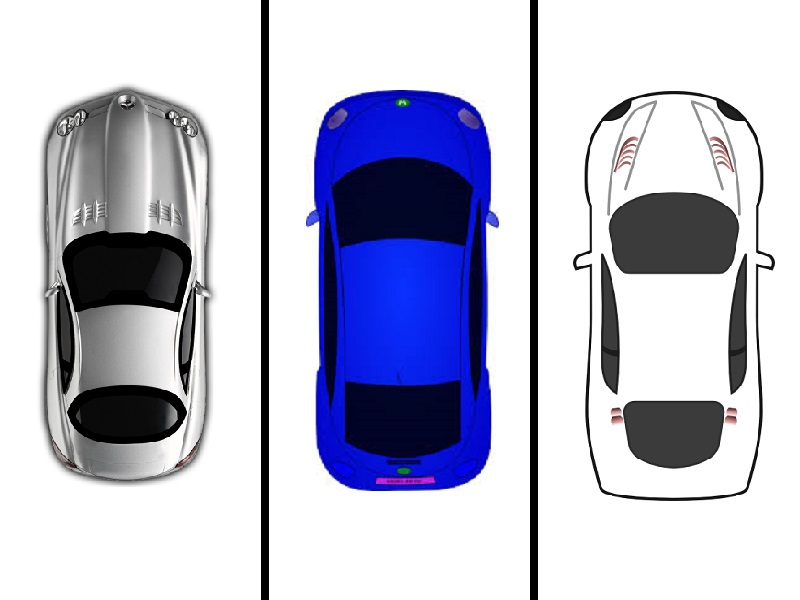
#> input picture estaciona3.jpg, 800 x 600 px
$ python -i estaciona.py   (imports and definitions only)
#> lines starting #> are read from the running program, lines starting #| are printed output that depends on the picture
# coding: utf-8
# Autor: Ricardo Antonello
# Site: cv.antonello.com.br
# E-mail: ricardo@antonello.com.br

# import the necessary packages
import time
import cv2
# [1 line not run here, left out]
import numpy as np
from matplotlib import pyplot as plt

#import os
#import sys
#print(sys.executable)

threshold_GLOBAL = 160

# [52 lines left out: functions texto, exibe, filtros, imprime_hist, not called in this run]

def equaliza_imagem_colorida(img): #recebe em RGB
    frame = cv2.cvtColor(img.copy(), cv2.COLOR_RGB2YCrCb)    # makes the blues image look real colored
#> frame: shape (600, 800, 3); mean of channels 0, 1, 2 191.2, 125.8, 137.8
    i_YCrCb = frame.copy()
    c0,c1,c2 = cv2.split(frame)
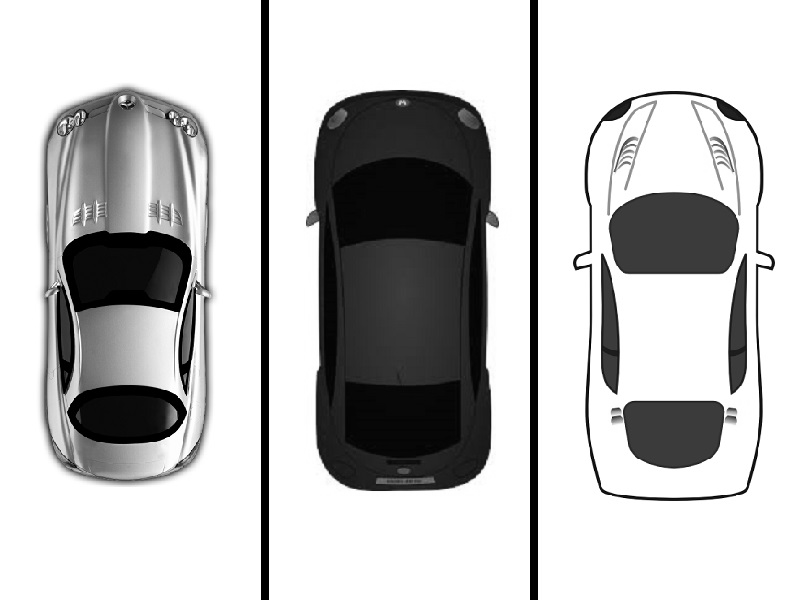
#> c0: shape (600, 800); min 0, max 255, mean 191.2
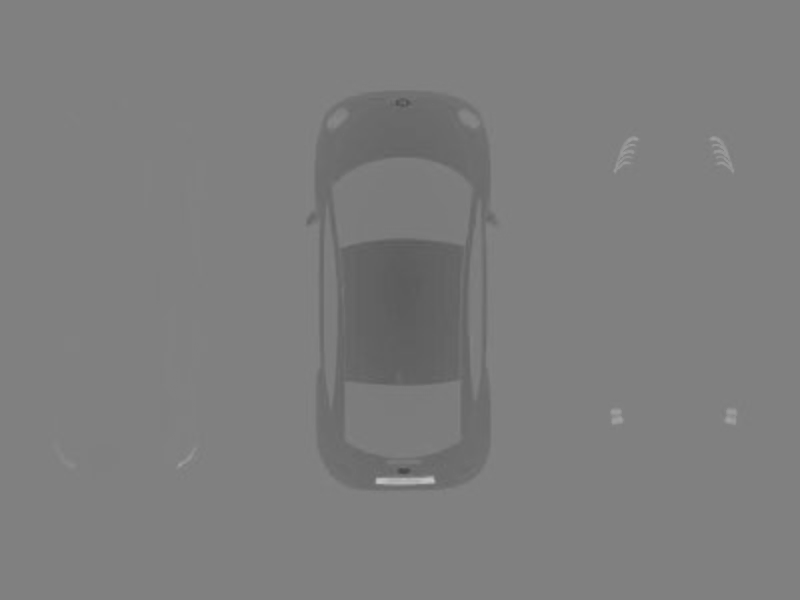
#> c1: shape (600, 800); min 72, max 199, mean 125.8
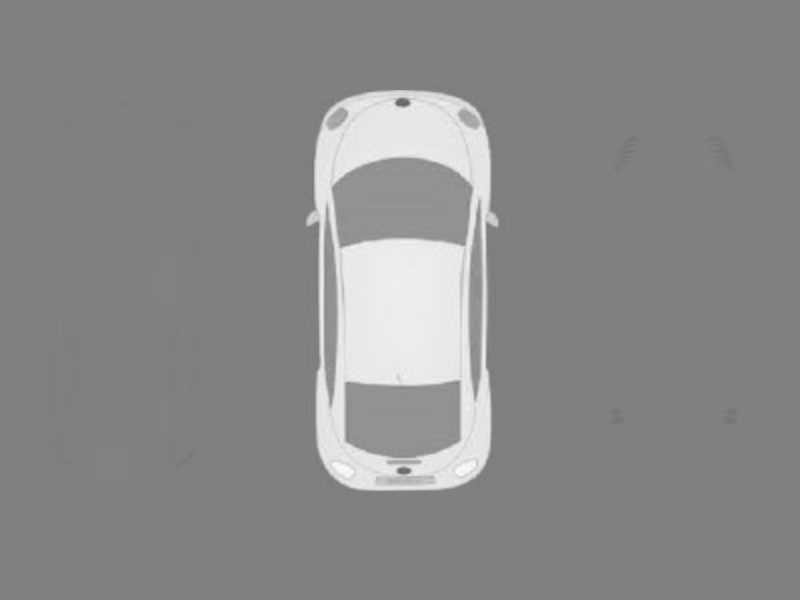
#> c2: shape (600, 800); min 99, max 252, mean 137.8
    c0 = cv2.equalizeHist(c0)
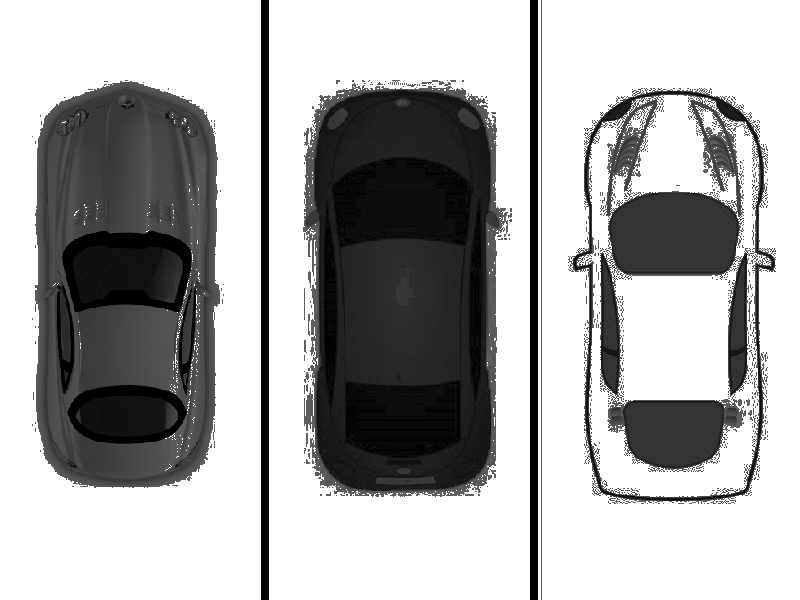
#> c0: shape (600, 800); min 0, max 255, mean 173.3
    frame = cv2.merge([c0,c1,c2])
#> frame: shape (600, 800, 3); mean of channels 0, 1, 2 173.3, 125.8, 137.8
    frame = cv2.cvtColor(frame, cv2.COLOR_YCrCb2RGB)    # makes the blues image look real colored
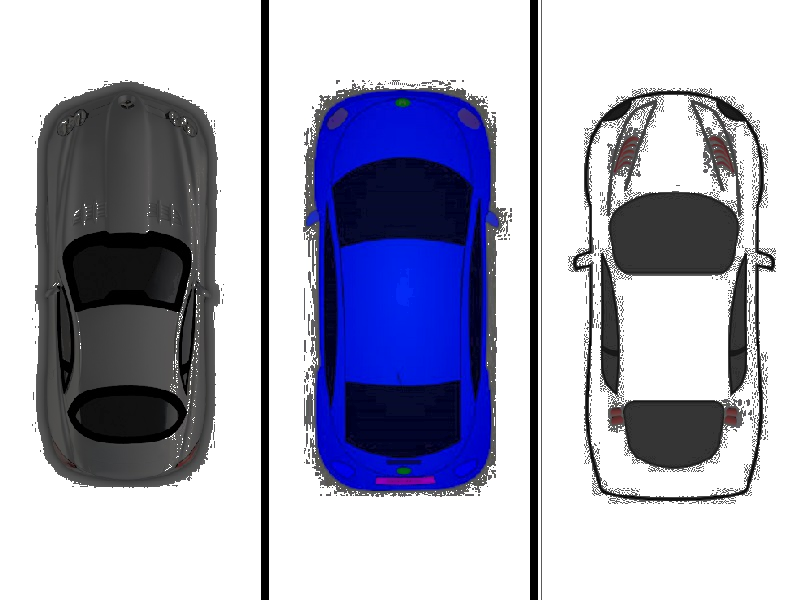
#> frame: shape (600, 800, 3); mean R, G, B 170.3, 171.4, 190.7
    return frame, i_YCrCb

# [10 lines left out: function imprime_canais, not called in this run]

#####################################
## INICIO MAIN
#####################################
# [5 lines not run here, left out]
#op = int(input('\nOpção: '))
#input('\n\n\nLimpe a área de leitura para calibrar e selecione 1 para iniciar...')
op=2 # para testes

# [99 lines not run here, left out]


>>> import cv2
>>> picture = cv2.cvtColor(cv2.imread('estaciona3.jpg'), cv2.COLOR_BGR2RGB)
>>> result = equaliza_imagem_colorida(picture)

$ run again, on estaciona5.jpg
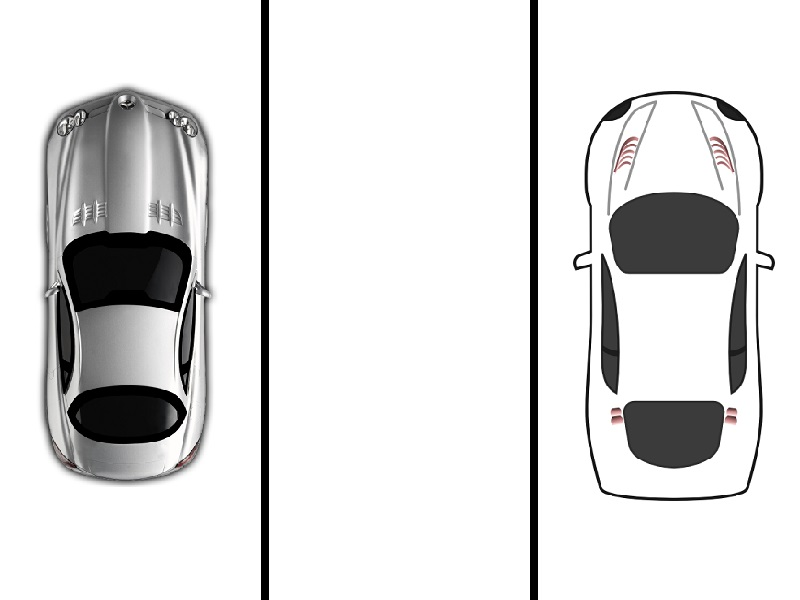
#> input picture estaciona5.jpg, 800 x 600 px
#> in equaliza_imagem_colorida, `c0 = cv2.equalizeHist(c0)`:
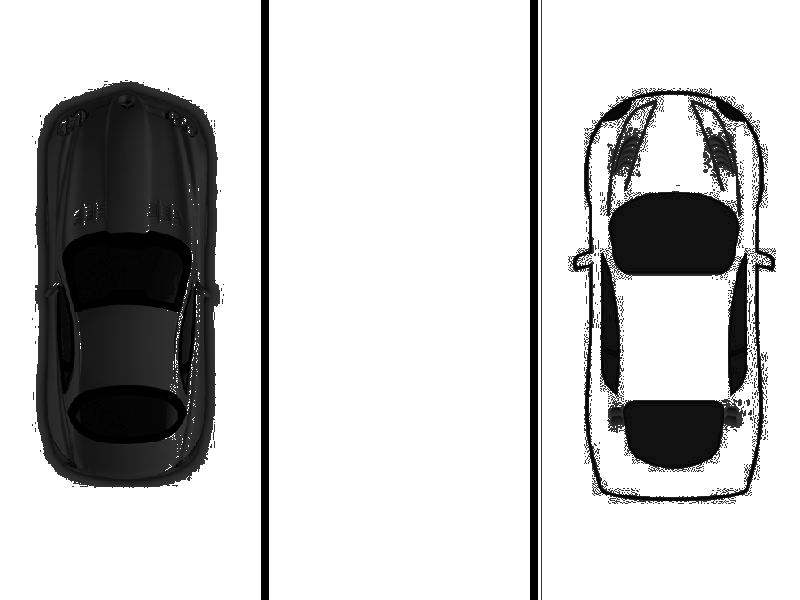
#> c0: shape (600, 800); min 0, max 255, mean 201.2
